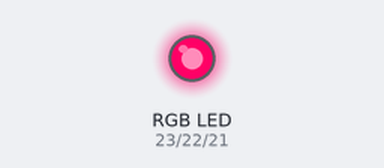
Simulated run of this sketch. Board: ESP32. Shown: an RGB LED mixed from three pins (HIGH = lit).

Above: at 0.05 s.
At 1.5 s:
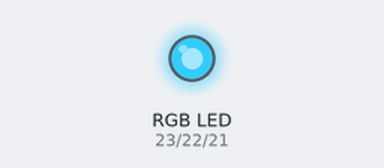
At 3.0 s:
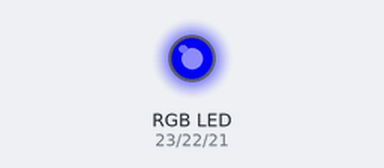
Timing chart, 0 to 6.9 s (numbered marks = the images above):
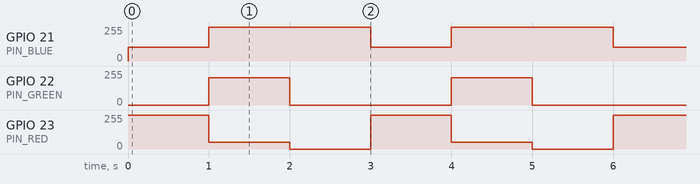

Measured:
- by itself, GPIO 21 (PIN_BLUE): alternates 255/255 for 2.0 s and 102/255 for 1.0 s
- by itself, GPIO 22 (PIN_GREEN): alternates 204/255 for 1.0 s and 0/255 for 2.0 s
- by itself, GPIO 23 (PIN_RED): repeats every 3.0 s: 51/255 1.0 s, 0/255 1.0 s, 255/255 1.0 s

The sketch:

esp32.ino
```cpp
/*
 * This ESP32 code is created by esp32io.com
 *
 * This ESP32 code is released in the public domain
 *
 * For more detail (instruction and wiring diagram), visit https://esp32io.com/tutorials/esp32-rgb-led
 */

#define PIN_RED    23 // GPIO23
#define PIN_GREEN  22 // GPIO22
#define PIN_BLUE   21 // GPIO21

void setup() {
  pinMode(PIN_RED,   OUTPUT);
  pinMode(PIN_GREEN, OUTPUT);
  pinMode(PIN_BLUE,  OUTPUT);
}

void loop() {
  // color code #00C9CC (R = 0,   G = 201, B = 204)
  analogWrite(PIN_RED,   255);
  analogWrite(PIN_GREEN, 0);
  analogWrite(PIN_BLUE,  102);

  delay(1000); // keep the color 1 second

  // color code #F7788A (R = 247, G = 120, B = 138)
  analogWrite(PIN_RED,   51);
  analogWrite(PIN_GREEN, 204);
  analogWrite(PIN_BLUE,  255);

  delay(1000); // keep the color 1 second

  // color code #34A853 (R = 52,  G = 168, B = 83)
  analogWrite(PIN_RED,   0);
  analogWrite(PIN_GREEN, 0);
  analogWrite(PIN_BLUE,  255);

  delay(1000); // keep the color 1 second
}
```
